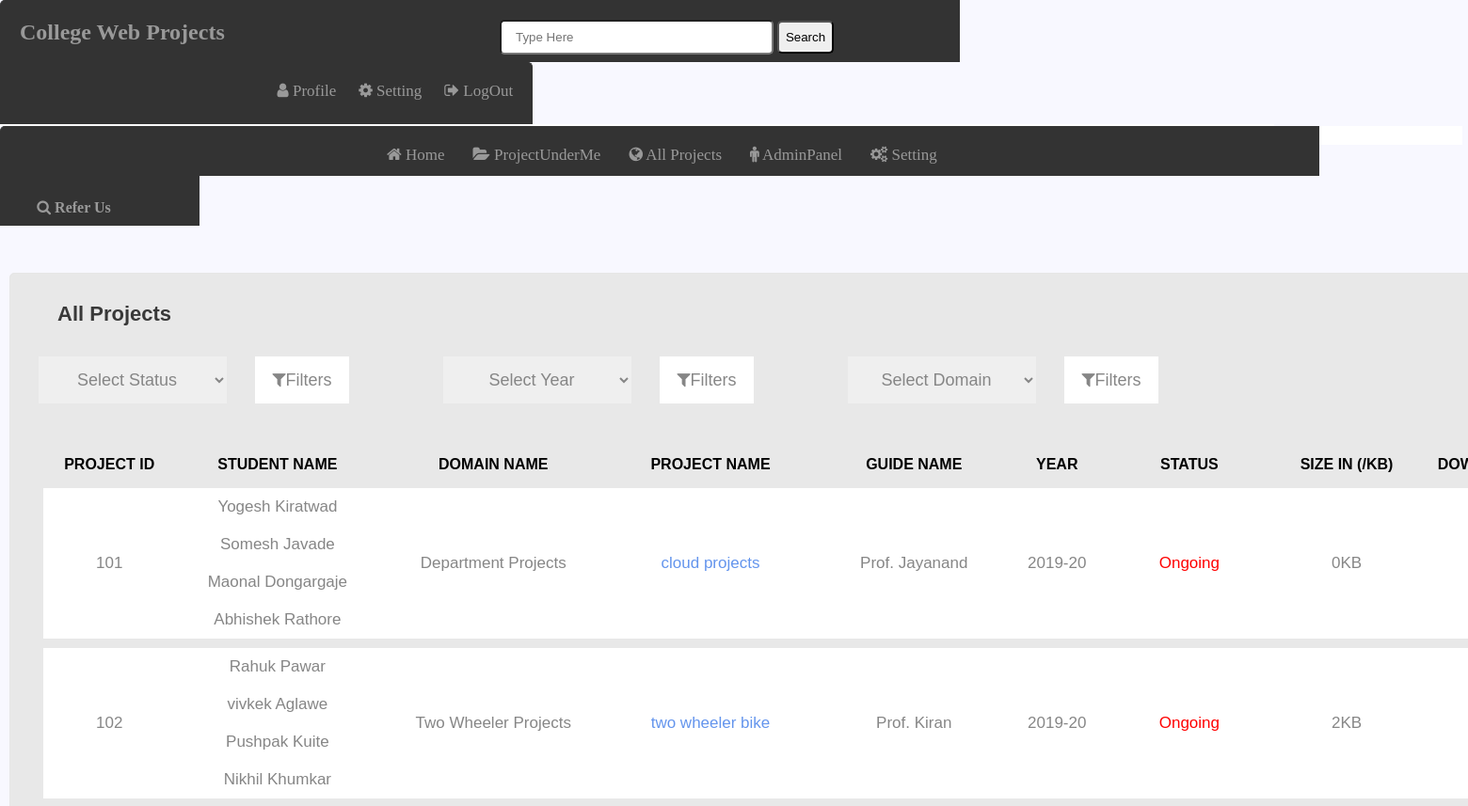
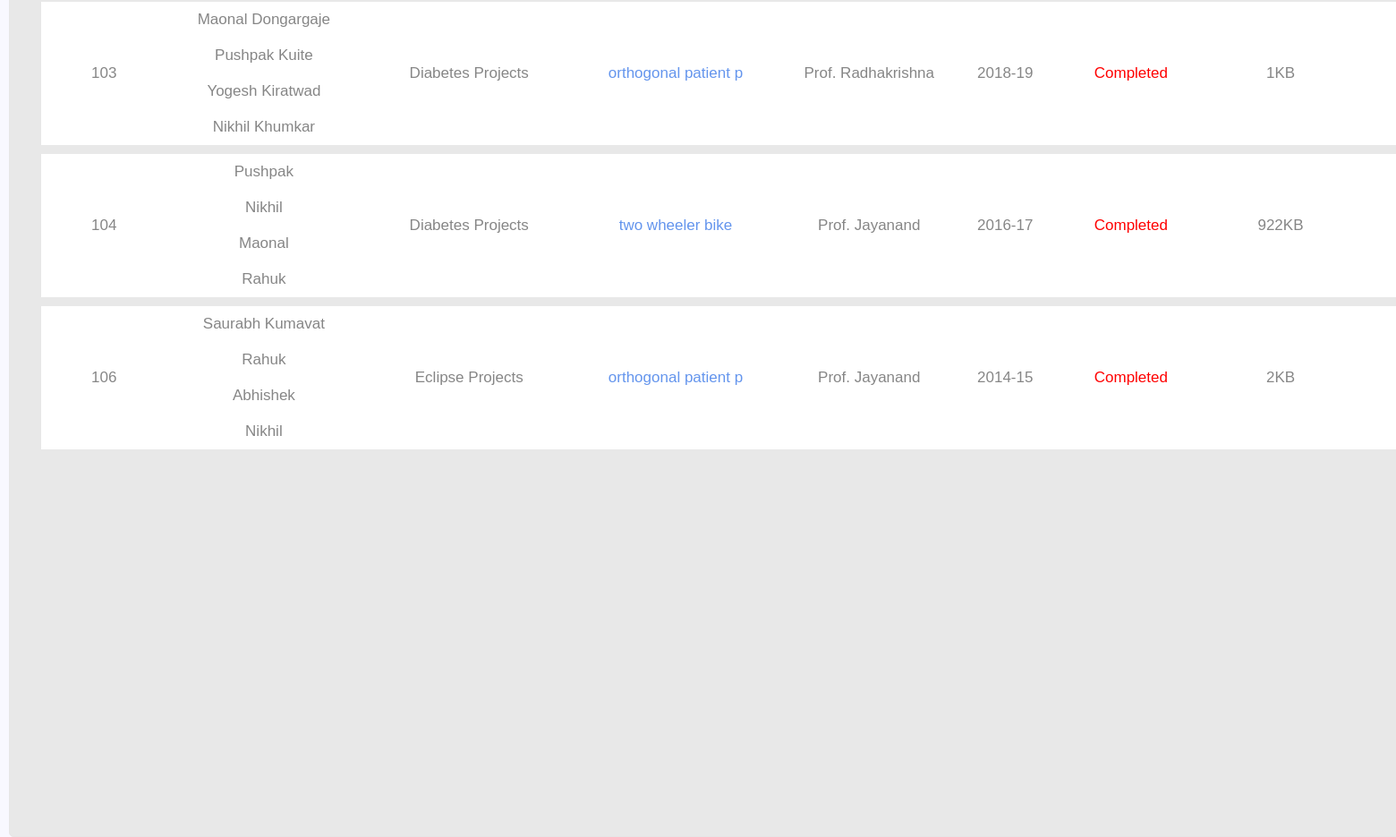
The page /all-projects.php (signed in) on the database its author committed (2 pictures, top to bottom).
### tables this page shows
CREATE TABLE IF NOT EXISTS `files` (
  `id` int(10) NOT NULL,
  `name` varchar(255) NOT NULL,
  `size` int(11) NOT NULL,
  `downloads` int(11) NOT NULL,
  PRIMARY KEY (`id`)
);

CREATE TABLE IF NOT EXISTS `groups` (
  `id` int(10) NOT NULL AUTO_INCREMENT,
  `year` varchar(10) NOT NULL,
  `dname` varchar(20) NOT NULL,
  `pname` varchar(20) NOT NULL,
  `tname` varchar(20) NOT NULL,
  `stname1` varchar(20) NOT NULL,
  `stname2` varchar(20) NOT NULL,
  `stname3` varchar(20) NOT NULL,
  `stname4` varchar(20) NOT NULL,
  `status` varchar(10) NOT NULL,
  PRIMARY KEY (`id`)
);

### all-projects.php (the view, shortened to what this page needs)
<?php
$dsn = 'mysql:host=localhost;dbname=project';
$username = 'root';
$password = '';
try{
    $con = new PDO($dsn, $username, $password);
    $con->setAttribute(PDO::ATTR_ERRMODE, PDO::ERRMODE_EXCEPTION);
} catch (Exception $ex) {
    echo 'Not Connected '.$ex->getMessage();
}
$tableContent = '';
$downloads = " Download";
$selectStmt = $con->prepare('SELECT * FROM groups,files where groups.id=files.id');
$selectStmt->execute();
$files = $selectStmt->fetchAll();
	foreach ($files as $file)
		{
			$tableContent = $tableContent.'<tr class="tr-shadow">'.
				'<td class="column1" rowspan="4">'.$file['id'].'</td>'
				.'<td class="column2">'.$file['stname1'].'</td>'
				.'<td class="column3" rowspan="4">'.$file['dname'].'</td>'
				.'<td class="column4" rowspan="4">'.$file['pname'].'</td>'
				.'<td class="column5" rowspan="4">'.$file['tname'].'</td>'
				.'<td class="column6" rowspan="4">'.$file['year'].'</td>'
				.'<td class="column7" rowspan="4">'.$file['status'].'</td>'
				.'<td class="column9" rowspan="4">'.floor($file['size'] / 1000) . 'KB'.'</td>'
				.'<td class="column10" rowspan="4">'.$file['downloads'].'</td>'
.'<td classs="11" rowspan="4">'.'<a class="a2" href="filesLogic.php?file_id='.$file['id'].'">'.'<i class="fa fa-download" aria-hidden="true">'.'</i>'.$downloads.'</a>'.'</td>'.'</tr>'
				.'<tr class="tr-shadow">'.
				'<td style="border-bottom:1px solid #FFFFFF;">'.$file['stname2'].'</td>'.'</tr>'
				.'<tr class="tr-shadow">'.
				'<td style="border-bottom:1px solid #FFFFFF;">'.$file['stname3'].'</td>'.'</tr>'
				.'<tr class="tr-shadow">'.
				'<td>'.$file['stname4'].'</td>'.'</tr>'
				.'<tr class="spacer">'.'</tr>';
	}
 ?>
<!DOCTYPE html PUBLIC "-//W3C//DTD XHTML 1.0 Transitional//EN" "http://www.w3.org/TR/xhtml1/DTD/xhtml1-transitional.dtd">
<html xmlns="http://www.w3.org/1999/xhtml"><head>
<link rel="stylesheet" href="css/pstyle4.css" />
<link rel="stylesheet" href="css/pstyle3.css" />
<link rel="stylesheet" href="css/all-project.css"/	>
</head>
<body>
<div class="header">
<h2>College Web Projects</h2>
</div>
<div class="form">
<form action="#" method="post">
<input class="inp" type="search" placeholder="Type Here" size="30px"  />
<button class="btn" type="submit">Search</button>
</form>
</div>
<div class="ol">
<a class="a" href="#"><i class="fa fa-user" aria-hidden="true"></i> Profile</a>
<a class="a" href="#"><i class="fa fa-cog" aria-hidden="true"></i>
 Setting</a>
<a class="a" href="../../../Users/hp/Documents/Unnamed Site 2/login.htm"><i class="fa fa-sign-out" aria-hidden="true"></i>
 LogOut</a>
</div><br />
<hr color="#FFFFFF" width="1352px" size="2px" />
<div class="header2">
</div>
<div class="form1">
<a class="a1" href="home-admin.php"><i class="fa fa-home" aria-hidden="true"></i> Home</a>
<a class="a1" href="project_under_me.php"><i class="fa fa-folder-open" aria-hidden="true"></i>
  ProjectUnderMe</a>
<a class="a1" href="#"><i class="fa fa-globe" aria-hidden="true"></i>
  All Projects</a>
<a class="a1" href="admin-panel.php"><i class="fa fa-male" aria-hidden="true"></i>
  AdminPanel</a>
<a class="a1" href="setting.php" ><i class="fa fa-cogs" aria-hidden="true"></i> Setting</a>
</div>
<div class="main">
<ol>
<li style="text-decoration:inherit; text-height:10px;"><a><b><i class="fa fa-search" aria-hidden="true"></i>
Refer Us</b></a>
</li>
</ol>
</div>
<hr width="150px" size="20px" color="white" />
<div class="contin" style="height: 1500px; background:#E8E8E8">
	 <form action="all-projects.php" method="post">
	<h3 class="all-pro-head">All Projects</h3><br>
	<div class="filter-1">
		<div class="filter-2">
			<select class="statuswise" name="start">
				<option value="">Select Status</option>
			</select>
		</div>
		<div class="filter-2">
		<button class="sub" type="submit" name="search_status"><i class="fa fa-filter" aria-hidden="true"></i>Filters</button>
			</div>
		<div class="filter-2">
			<select class="yearwise" name="year">
				<option value="">Select Year</option>
			</select>
		</div>
		<div class="filter-2">
		<button class="sub" type="submit" name="search_year"><i class="fa fa-filter" aria-hidden="true"></i>Filters</button>
			</div>
		<div class="filter-2">
			<select class="domainwise" name="domain">
				<option  value="">Select Domain</option>
			</select>
		</div>
		<div class="filter-2">
		<button class="sub" type="submit" name="search_domain"><i class="fa fa-filter" aria-hidden="true"></i>Filters</button>
			</div>
	</div>
								<div class="all-table">
                                    <table class="table-2">
                                        <thead>
                                            <tr class="table100-head">
												<th>Project ID</th>
												<th>Student Name</th>
												<th >Domain Name</th>
												<th>Project Name</th>
												<th>Guide Name</th>
												<th>Year</th>
												<th class="column">Status</th>
												<th>Size in (/Kb)</th>
												<th>Downloads</th>
											</tr>
                                        </thead>
                                        <tbody>
                                             <?php
                								echo $tableContent;
											 ?>
										</tbody>
                                    </table>
                                </div>
	</form>
</div>
</body>
</html>

### css/pstyle4.css (style rules this page uses)
* { margin:0px; padding:0px; }
body { front size:120px; background:#F8F8FF; font:"Comic Sans MS", cursive; }
.header { width:30%; margin:0px auto 0px; color:#999999; background:#333333; text-align:left; border:1px solid #333333; border-bottom:none; border-radius:5px 0px 0px 0px; padding:20px; float:left; height:25px; }
.form { width:30%; margin:0px auto 0px; color:#FFFFFF; background:#333333; text-align:left; border:1px solid #333333; border-bottom:none; border-radius:0px 0px 0px 0px; padding:20px; float:left; height:25px; }
.btn { height:35px; width:60px; border-radius:5px 5px 5px 5px; outline:none; }
.inp { padding:15px; margin:0px auto 0px; height:37px; border-radius:5px 5px 5px 5px; }
.ol { width:32%; margin:0px auto 0px; background:#333333; border:1px solid #333333; border-bottom:none; border-radius:0px 5px 0px 0px; padding:20px; padding-left: 45px; float:left; height:25px; text-align: right; }
.a { color:#999999; width:20px; text-decoration:none; margin-left:20px; font-size:17px; }
.header2 { width:20%; margin:0px auto 0px; color:#999999; background:#333333; text-align:left; border:1px solid #333333; border-bottom:none; border-radius:5px 0px 0px 0px; padding:20px; float:left; height:12px; }
.form1 { width:63%; margin:0px auto 0px; color:#999999; background:#333333; text-align:left; border:1px solid #333333; border-bottom:none; border-radius:0px 0px 0px 0px; padding:20px; padding-left: 43px; float:left; height:12px; }
.main { width:170px; margin:0px auto 0px; color:#999999; background:#333333; text-align:left; border:1px solid #333333; border-bottom:none; border-radius:0px 0px 0px 0px; padding:20px; float:left; height:12px; display:block; }
.a1,.all { color:#999999; width:20px; text-decoration:none; margin:13px; font-size: 17px; }
ol { margin:0px; padding:0px; list-style:none; }
ol li { float:left; width:115px; height:32px; background-color:#333333; line-height:25px; text-align:center; }
ol li a { text-decoration:none; color:#999999; display:block; }

### css/all-project.css (style rules this page uses)
.contin { float:left; width: 1900px; min-height: 70vh; background:#FFFFFF; margin-top: 50px; margin-left:10px; border:1px solid #E6E6E6; padding:0px; border-radius:5px 5px 5px 5px; }
.all-pro-head { text-transform: capitalize; font-size: 22px; font-weight: bold; color: #393939; font-family: "Poppins", sans-serif; float: left; padding-left: 50px; padding-top: 30px; }
.filter-1 { width: 1500px; height: 50px; margin-top: 60px; margin-left: 0px; margin-bottom: 50px; }
.filter-2 { float: left; margin-top: 10px; margin-left: 30px; }
select { font-family: "Poppins", sans-serif; color:#868686; text-align: center; }
.statuswise { position:relative; display: inline-block; height: 50px; width: 200px; border: none; outline:none; font-size: 18px; }
.yearwise { position:relative; display: inline-block; height: 50px; width: 200px; border: none; outline:none; font-size: 18px; text-align: center; margin-left: 70px; }
.domainwise { position:relative; display: inline-block; height: 50px; width: 200px; border: none; outline:none; font-size: 18px; text-align: center; margin-left: 70px; }
.sub { position:relative; display: inline-block; height: 50px; width: 100px; border: none; outline:none; font-size: 18px; text-align: center; font-family: "Poppins", sans-serif; color:#868686; background: #FFFFFF; }
table { width: 1800px; font-family: "Poppins", sans-serif; border-collapse: collapse; margin-left: 35px; margin-top: 35px; }
th { height: 50px; vertical-align: center; text-align: center; text-transform: uppercase; }
td { vertical-align: center; text-align: center; color:#868686; font-size: 17px; }
.tr-shadow { height: 40px; background: #FFFFFF; }
.spacer { height: 10px; background: #E8E8E8; }
.column { width: 190px; text-align:center; }
.column2 { border-bottom:1px solid #FFFFFF; }
.column4 { color: cornflowerblue; }
.column7 { color: red ; }

### rows shown on the page
files: id "101", floor($file['size']/1000) "0"
groups: stname1 "Yogesh Kiratwad", dname "Department Projects", pname "cloud projects", tname "Prof. Jayanand", year "2019-20", status "Ongoing", stname2 "Somesh Javade", stname3 "Maonal Dongargaje", stname4 "Abhishek Rathore"
files: id "102", floor($file['size']/1000) "2"
groups: stname1 "Rahuk Pawar", dname "Two Wheeler Projects", pname "two wheeler bike", tname "Prof. Kiran", year "2019-20", status "Ongoing", stname2 "vivkek Aglawe", stname3 "Pushpak Kuite", stname4 "Nikhil Khumkar"
files: id "103", floor($file['size']/1000) "1"
groups: stname1 "Maonal Dongargaje", dname "Diabetes Projects", pname "orthogonal patient p", tname "Prof. Radhakrishna", year "2018-19", status "Completed", stname2 "Pushpak Kuite", stname3 "Yogesh Kiratwad", stname4 "Nikhil Khumkar"
files: id "104", floor($file['size']/1000) "922"
groups: stname1 "Pushpak", dname "Diabetes Projects", pname "two wheeler bike", tname "Prof. Jayanand", year "2016-17", status "Completed", stname2 "Nikhil", stname3 "Maonal", stname4 "Rahuk"
files: id "106", floor($file['size']/1000) "2"
groups: stname1 "Saurabh Kumavat", dname "Eclipse Projects", pname "orthogonal patient p", tname "Prof. Jayanand", year "2014-15", status "Completed", stname2 "Rahuk", stname3 "Abhishek", stname4 "Nikhil"
